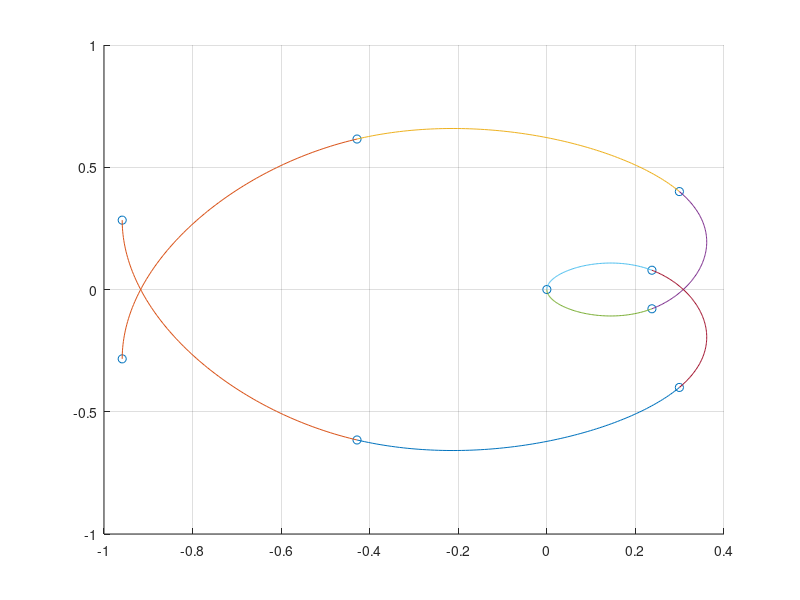
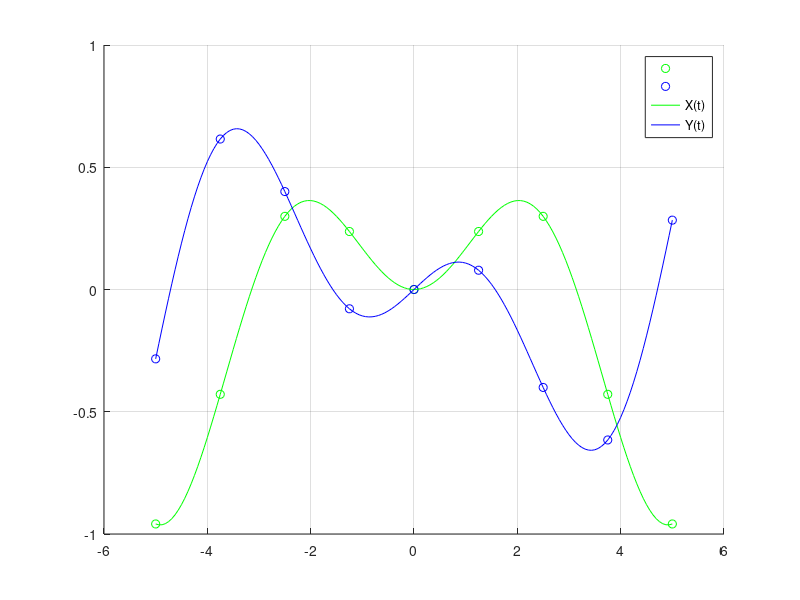

Reproduce these figures in MATLAB, in order.

function Periodinis_pirmos_eiles_defekto
clc, close all, clear all
 
xmin=-5; xmax=5; n=9;
t=[xmin:(xmax-xmin)/(n-1):xmax]
X=funkcijaX(t), Y=funkcijaY(t)
 
figure(1), hold on, grid on
plot(X,Y,'o');
 
figure(2), hold on, grid on
plot(t,X,'go');
plot(t,Y,'bo');
tt=[xmin:(xmax-xmin)/((n-1)*20):xmax];
plot(tt,funkcijaX(tt),'g-');
plot(tt,funkcijaY(tt),'b-');
legend('','','X(t)','Y(t)');
figure(1)
DDFX=splaino_koeficientai(t,X);
DDFY=splaino_koeficientai(t,Y);
for iii=1:n-1
    SplainoX=splainas(t(iii:iii+1),X(iii:iii+1),DDFX(iii:iii+1));
    SplainoY=splainas(t(iii:iii+1),Y(iii:iii+1),DDFY(iii:iii+1));
    plot(SplainoX,SplainoY)
end
return, end
 
function S=splainas(X,Y,DDF)
nnn=100;
d=X(2)-X(1);
xxx=X(1):d/(nnn-1):X(2);
sss=xxx-X(1);
S=DDF(1)*(sss.^2/2-sss.^3/(6*d)) + DDF(2)*sss.^3/(6*d)+...
    ((Y(2)-Y(1))/d-DDF(1)*d/3-DDF(2)*d/6)*sss+...
    Y(1);
return, end
 
function DDF=splaino_koeficientai(X,Y)
n=length(X);
A=zeros(n);b=zeros(n,1);
d=X(2:n)-X(1:(n-1));
 for i=1:n-2
     A(i,i:i+2)=[d(i)/6, (d(i)+d(i+1))/3,d(i+1)/6];
     b(i)=(Y(i+2)-Y(i+1))/d(i+1)-(Y(i+1)-Y(i))/d(i);
 end
 
A(n-1,[1,2,n-1,n])=[d(1)/3, d(1)/6, d(n-1)/6,d(n-1)/3];
A(n,[1,n])=[1,-1];
b(n-1)=(Y(2)-Y(1))/d(1)-(Y(n)-Y(n-1))/d(n-1);
DDF=A\b;      
return, end
 
function funkX=funkcijaX(x)
funkX=(x/5).*sin(x);
return, end
 
function funkY=funkcijaY(x)
funkY=(x/5).*cos(x);
return, end
